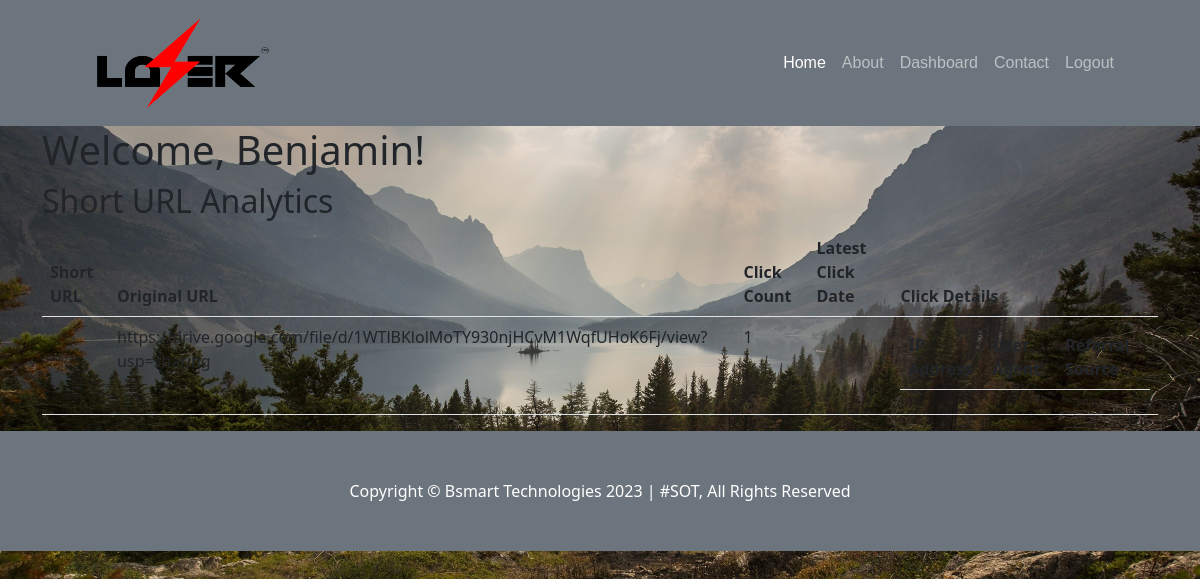
The app's page /dashboard (signed in) with its own data.
### core/models.py (models this page shows, shortened)
class User(UserMixin, db.Model):
    __tablename__ = 'users'
    id = db.Column(db.Integer, primary_key=True)
    first_name = db.Column(db.String(50), nullable=False)
    last_name = db.Column(db.String(50), nullable=False)
    company_name = db.Column(db.String(100), nullable=False)
    email = db.Column(db.String(100), unique=True, nullable=False)
    phone = db.Column(db.String(20), unique=True, nullable=False)
    job_title = db.Column(db.String(100), nullable=False)
    company_size = db.Column(db.String(50))
    primary_use_case = db.Column(db.String(100), nullable=False)
    country = db.Column(db.String(50), nullable=False)
    password_hash = db.Column(db.String(150))
    created_at = db.Column(db.DateTime(), default=datetime.now(), nullable=False)
    short_urls = db.relationship('ShortUrls', backref='users')

class ShortUrls(db.Model):
    __tablename__ = 'shorturls'
    id = db.Column(db.Integer, primary_key=True)
    user_id = db.Column(db.Integer, db.ForeignKey('users.id'), nullable=False)
    original_url = db.Column(db.String(2048), nullable=False)
    short_id = db.Column(db.String(16), nullable=False, unique=True)
    short_url = db.Column(db.String(100))
    click_count = db.Column(db.Integer, default=0)
    created_at = db.Column(db.DateTime, default=datetime.utcnow)
    clicks = db.relationship('Click', backref='shorturls', lazy=True)
    shorturls_user = db.relationship('User', backref='shorturls')

### core/routes.py (the view)
@app.route('/dashboard')
def dashboard():
    user = get_current_user()  # Example function to get the current user
    short_urls = get_user_short_urls(user.id)  # Example function to get the user's short URLs
    click_analytics = {}
    for short_url in short_urls:
        click_analytics[short_url.id] = get_click_analytics(short_url.id)
    return render_template('dashboard.html', user=user, short_urls=short_urls, click_analytics=click_analytics)

### core/routes.py (called while the page is built)
@login_manager.user_loader
def load_user(user_id):
    return User.query.get(int(user_id))

def get_current_user():
    user_id = session.get('user_id')  # Retrieve the user ID from the session
    if user_id:
        user = User.query.get(user_id)  # Retrieve the user from the database based on the user ID
        return user
    return None

def get_user_short_urls(user_id):
    user = User.query.get(user_id)
    if user:
        return ShortUrls.query.filter_by(user_id=user.id).all()
    else:
        return []

def get_click_analytics(short_url_id):
    clicks = Click.query.filter_by(short_url_id=short_url_id).all()
    return clicks

### core/templates/dashboard.html (shortened to what this page needs)
{% extends 'base.html' %}
{% block content %}
    <div class="container">
        <h1>Welcome, {{ current_user.first_name }}!</h1>
        <h2>Short URL Analytics</h2>
        <table class="table">
            <thead>
                <tr>
                    <th>Short URL</th>
                    <th>Original URL</th>
                    <th>Click Count</th>
                    <th>Latest Click Date</th>
                    <th>Click Details</th>
                </tr>
            </thead>
            <tbody>
                {% for short_url in short_urls %}
                    <tr>
                        <td>{{ short_url.short_url }}</td>
                        <td>{{ short_url.original_url }}</td>
                        <td>{{ short_url.click_count }}</td>
                        <td>{{ short_url.latest_click_date }}</td>
                        <td>
                            <table class="table">
                                <thead>
                                    <tr>
                                        <th>IP Address</th>
                                        <th>User Agent</th>
                                        <th>Referral Source</th>
                                    </tr>
                                </thead>
                            </table>
                        </td>
                    </tr>
                {% endfor %}
            </tbody>
        </table>
    </div>
{% endblock content %}

### records on screen
User: first_name "Benjamin"
ShortUrls: original_url "https://drive.google.com/file/d/1WTlBKlolMoTY930njHCvM1WqfUHoK6Fj/view?usp=sharing", click_count "1"
